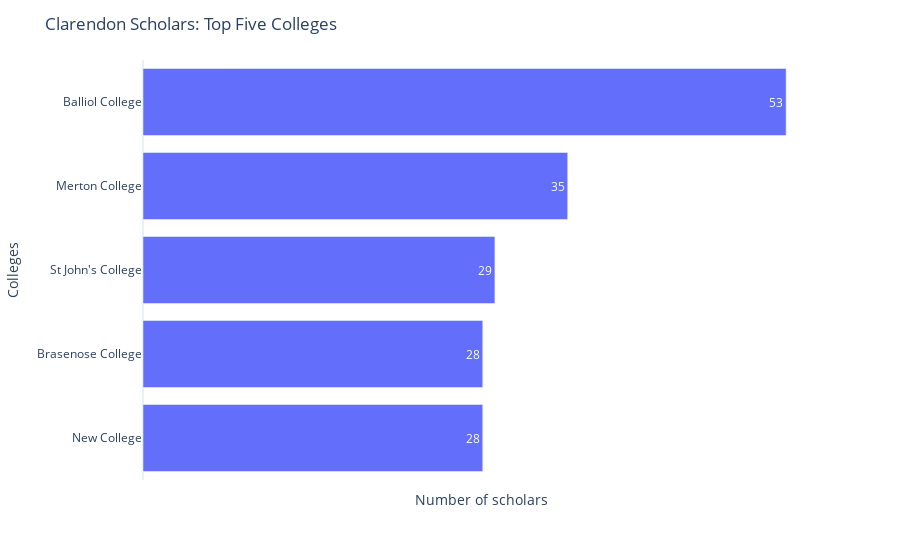

The notebook cell this image was saved under:
### Code cell
scholar_count_college = scholar_data["College"].value_counts()[:5]
create_barchart(scholar_count_college, "Colleges", "Clarendon Scholars: Top Five Colleges")

### Figure 1 — Plotly figure (JSON) as saved in the notebook; plotly's stock layout.template omitted (floating-point values rounded to 4 significant figures)
{"data": [{"alignmentgroup": "True", "hovertemplate": "x=%{x}<br>index=%{y}<br>text=%{text}<extra></extra>", "legendgroup": "", "marker": {"color": "#636efa", "pattern": {"shape": ""}}, "name": "", "offsetgroup": "", "orientation": "h", "showlegend": false, "text": [53, 35, 29, 28, 28], "textposition": "inside", "type": "bar", "x": [53, 35, 29, 28, 28], "xaxis": "x", "y": ["Balliol College", "Merton College", "St John's College", "New College", "Brasenose College"], "yaxis": "y"}], "layout": {"barmode": "relative", "legend": {"tracegroupgap": 0}, "margin": {"t": 60}, "title": {"text": "Clarendon Scholars: Top Five Colleges"}, "uniformtext": {"minsize": 8, "mode": "hide"}, "xaxis": {"anchor": "y", "domain": [0, 1], "showgrid": false, "showticklabels": false, "title": {"text": "Number of scholars"}}, "yaxis": {"anchor": "x", "categoryorder": "total ascending", "domain": [0, 1], "title": {"text": "Colleges"}}}}
